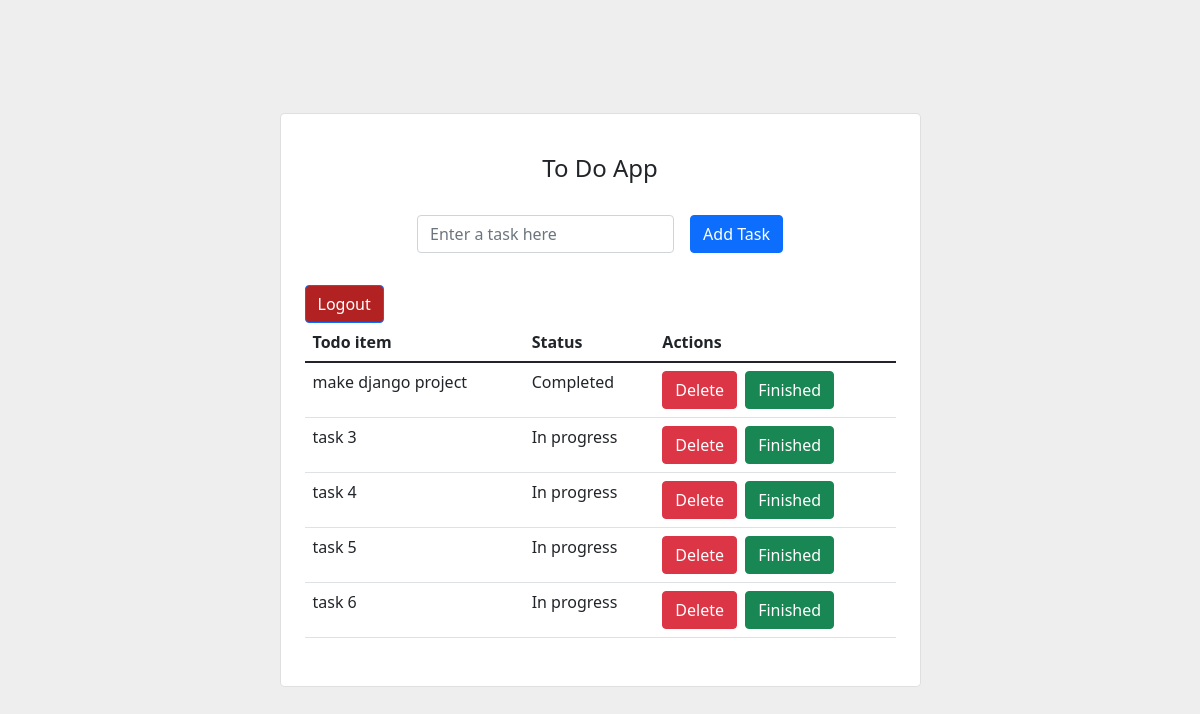
Page / (signed in) on the earlier database version.
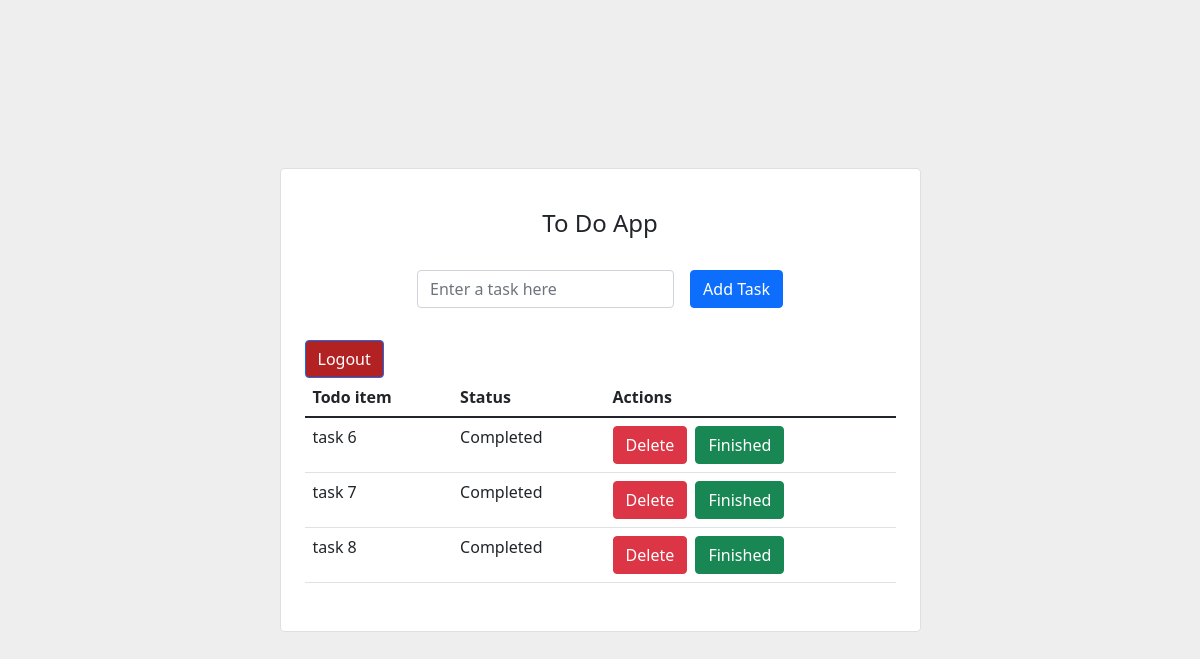
Same page on the later database version.
### todoapp/models.py (models this page shows)
class todo(models.Model):
    user = models.ForeignKey(User, on_delete=models.CASCADE)
    todo_name=models.CharField(max_length=1000)
    status = models.BooleanField(default=False)
    def __str__(self) -> str:
        return self.todo_name

### todoapp/views.py (the view)
# urls.py: path('',views.home,name="home-page"),
@login_required(login_url='login-page')
def home (request):
    if request.method == 'POST':
        task = request.POST.get('task')
        new_todo = todo(user = request.user, todo_name = task)
        new_todo.save()
        return redirect('home-page')
    all_todos = todo.objects.filter(user = request.user)
    print(all_todos)
    context  = {'todos': all_todos}
    return render(request, 'todoapp/todo.html', context)

### todoapp/templates/todoapp/todo.html (shortened to what this page needs)
<head>
</head>
<link rel="stylesheet" href="https://cdn.jsdelivr.net/npm/bootstrap@5.1.3/dist/css/bootstrap.min.css">
<section class="vh-100" style="background-color: #eee;">
    <div class="container py-5 h-100">
      <div class="row d-flex justify-content-center align-items-center h-100">
        <div class="col col-lg-9 col-xl-7">
          <div class="card rounded-3">
            <div class="card-body p-4">
              <h4 class="text-center my-3 pb-3">To Do App</h4>
              <form method="POST" class="row row-cols-lg-auto g-3 justify-content-center align-items-center mb-4 pb-2">
                <div class="col-12">
                  <div class="form-outline">
                    <input type="text" id="form1" class="form-control" name="task" placeholder="Enter a task here"/>
                  </div>
                </div>
                <div class="col-12">
                  <button type="submit" class="btn btn-primary">Add Task</button>
                </div>
              </form>
              <a href="{% url "logout" %}"><button style="background: firebrick; color: white;" type="submit" class="btn btn-primary">Logout</button></a>
              <table class="table mb-4">
                <thead>
                  <tr>
                    <th scope="col">Todo item</th>
                    <th scope="col">Status</th>
                    <th scope="col">Actions</th>
                  </tr>
                </thead>
                <tbody>
                  {% for i in todos %}
                  <tr>
                    <td>{{i.todo_name}}</td>
                    {% if i.status == True %}
                      <td>Completed</td>
                    {% else %}
                      <td>In progress</td>
                    {% endif %}
                    <td>
                      <a href="{% url 'delete' i.todo_name %}"><button type="submit" class="btn btn-danger">Delete</button></a>
                      <a href="{% url 'update' i.todo_name %}"><button type="submit" class="btn btn-success ms-1">Finished</button></a>
                    </td>
                  </tr>
                  {% endfor %}
                </tbody>
              </table>
            </div>
          </div>
        </div>
      </div>
    </div>
  </section>

Differences in the rows shown:
removed todo: todo_name "make django project", status "Completed"
removed todo: todo_name "task 3", status "In progress"
removed todo: todo_name "task 4", status "In progress"
removed todo: todo_name "task 5", status "In progress"
changed todo "task 6": status "In progress" → "Completed"
added todo: todo_name "task 7", status "Completed"
added todo: todo_name "task 8", status "Completed"
